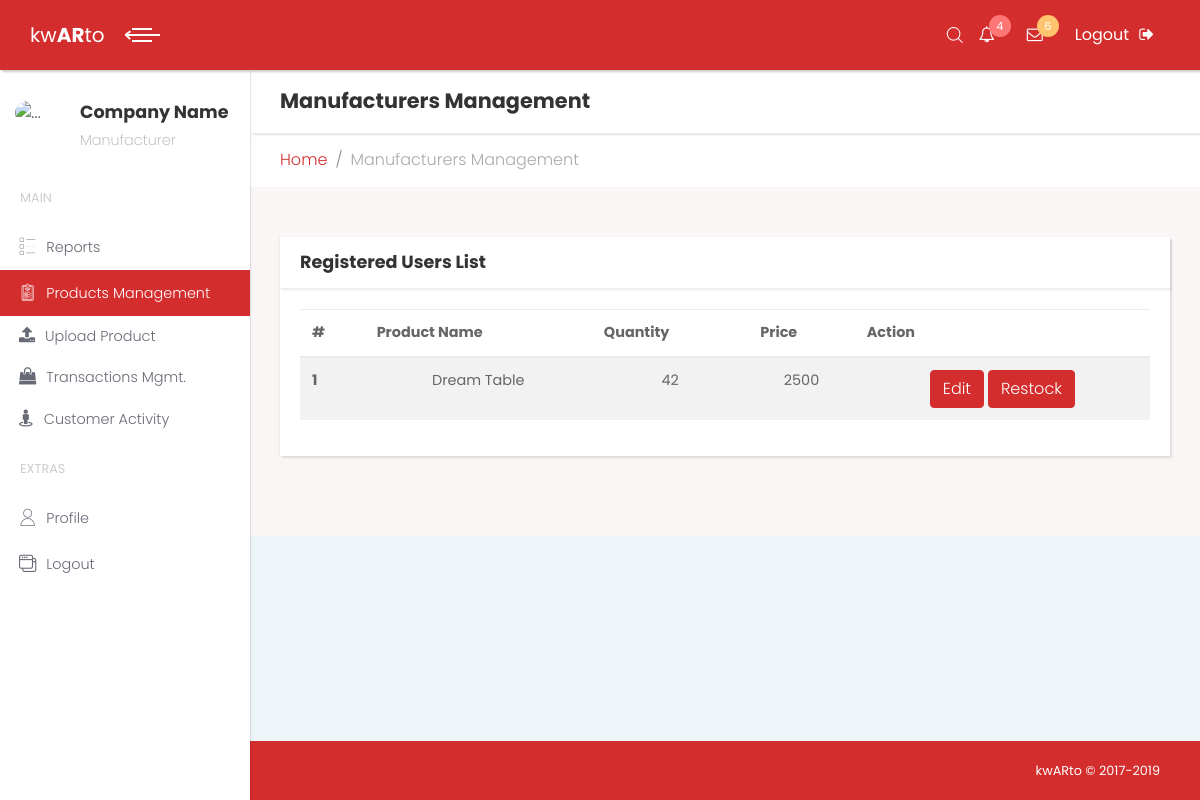
The page /prodsmanu.php on the database as committed earlier.
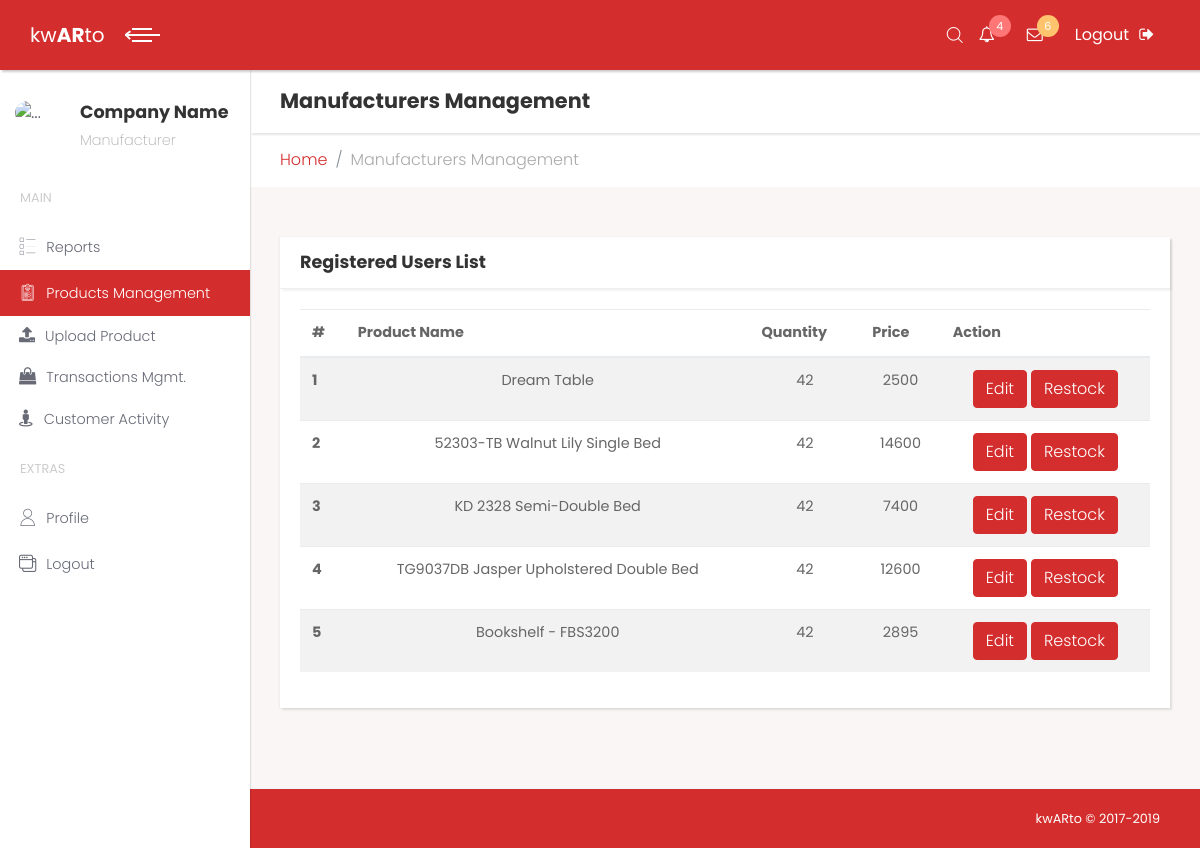
The same page on the database as committed later.
### tables this page shows
CREATE TABLE `furniture` (
  `furnitureId` int(11) NOT NULL,
  `name` varchar(256) NOT NULL,
  `description` varchar(512) NOT NULL,
  `warrantyId` int(11) DEFAULT NULL,
  `model` varchar(64) DEFAULT NULL,
  `color` varchar(24) DEFAULT NULL,
  `weight` float NOT NULL,
  `weightUnit` enum('kg') NOT NULL,
  `length` float NOT NULL,
  `width` float NOT NULL,
  `height` float NOT NULL,
  `sizeUnit` enum('cm') NOT NULL,
  `packageLength` float NOT NULL,
  `packageWidth` float NOT NULL,
  `packageHeight` float NOT NULL,
  `packageSizeUnit` enum('cm') NOT NULL,
  `price` float NOT NULL,
  `dateAdded` timestamp NOT NULL DEFAULT CURRENT_TIMESTAMP,
  `dateUpdated` timestamp NOT NULL DEFAULT CURRENT_TIMESTAMP ON UPDATE CURRENT_TIMESTAMP,
  `addedBy` int(11) NOT NULL,
  `updatedBy` int(11) NOT NULL,
  `modelName` varchar(256) DEFAULT NULL,
  `discount` float NOT NULL,
  `saleStart` timestamp NULL DEFAULT NULL,
  `saleEnd` timestamp NULL DEFAULT NULL,
  `live` tinyint(1) DEFAULT '0',
  `categoryId` int(11) DEFAULT NULL,
  `sellerId` int(11) NOT NULL,
  `versionOf` int(11) DEFAULT NULL
);

### Models/furnitureCRUD.php (called while the page is built, shortened)
<?php
class furniture{
public function displayAllFurnitures(){
    $db = new Database();
    $connection = $db->Connect();
    $result = null;
    if($connection){
        $query ="SELECT
        furniture.furnitureId AS furnitureId,
        seller.name AS sellerName,
        furniture.name AS furnitureName,
        seller.description AS sellerDesc,
        furniture.description AS furnitureDesc,
        warrantyId,
        model,
        color,
        weight,
        weightUnit,
        length,
        width,
        height,
        sizeUnit,
        packageLength,
        packageWidth,
        packageHeight,
        packageSizeUnit,
        price,
        modelName,
        discount,
        saleStart,
        saleEnd,
        live,
        categoryId,
        furniture.sellerId AS sellerId,
        versionOf
        FROM  furniture INNER JOIN seller ON furniture.sellerId = seller.sellerId
        ";
        $result = mysqli_query($connection, $query);
    } else {
        echo "Connection Error";
    }
    return $result;
}
}
?>

### Access/SellerViewFurnitures.php (the view, shortened to what this page needs)
<tr>
  <th scope="row"><?php echo $count;?></th>
  <td><?php echo $row['furnitureName'];?></td>
  <td>42</td>
  <td><?php echo $row['price'];?></td>
  <td>
    <button type="button" data-toggle="modal" data-target="#myModal" class="btn btn-primary">Edit</button>
    <button type="button" data-toggle="modal" data-target="#restockModal" class="btn btn-primary">Restock</button>
  </td>
</tr>

### prodsmanu.php (shortened to what this page needs)
<!DOCTYPE html>
<html>
  <head>
    <link rel="stylesheet" href="vendor/bootstrap/css/bootstrap.min.css">
    <link rel="stylesheet" href="vendor/font-awesome/css/font-awesome.min.css">
    <link rel="stylesheet" href="css/fontastic.css">
    <link rel="stylesheet" href="css/style.default.css" id="theme-stylesheet">
  </head>
  <body>
    <div class="page">
      <header class="header">
        <nav class="navbar">
          <div class="container-fluid">
            <div class="navbar-holder d-flex align-items-center justify-content-between">
              <div class="navbar-header">
                <a href="admindex.php" class="navbar-brand">
                  <div class="brand-text brand-big"><span>kw </span><strong>AR</strong>to</div>
                  <div class="brand-text brand-small"><strong>AR</strong></div></a>
                <a id="toggle-btn" href="#" class="menu-btn active"><span></span><span></span><span></span></a>
              </div>
              <ul class="nav-menu list-unstyled d-flex flex-md-row align-items-md-center">
                <li class="nav-item d-flex align-items-center"><a id="search" href="#"><i class="icon-search"></i></a></li>
                <li class="nav-item dropdown"> <a id="notifications" rel="nofollow" data-target="#" href="#" data-toggle="dropdown" aria-haspopup="true" aria-expanded="false" class="nav-link"><i class="fa fa-bell-o"></i><span class="badge bg-red">4</span></a>
                </li>
                <li class="nav-item dropdown"> <a id="messages" rel="nofollow" data-target="#" href="#" data-toggle="dropdown" aria-haspopup="true" aria-expanded="false" class="nav-link"><i class="fa fa-envelope-o"></i><span class="badge bg-orange">6</span></a>
                </li>
                <li class="nav-item"><a href="loginnew.php" class="nav-link logout">Logout<i class="fa fa-sign-out"></i></a></li>
              </ul>
            </div>
          </div>
        </nav>
      </header>
      <div class="page-content d-flex align-items-stretch">
        <nav class="side-navbar">
          <div class="sidebar-header d-flex align-items-center">
            <div class="avatar"><img src="https://www.shareicon.net/data/2016/07/05/791221_man_512x512.png" alt="..." class="img-fluid rounded-circle"></div>
            <div class="title">
              <h1 class="h4">Company Name</h1>
              <p>Manufacturer</p>
            </div>
          </div>
          <span class="heading">Main</span>
          <ul class="list-unstyled">
                    <li><a href="manuindex.php"> <i class="icon-list"></i>Reports</a></li>
                    <li class="active"><a href="prodsmanu.php"> <i class="icon-padnote"></i>Products Management</a></li>
                    <li><a href="upload.php"> <i class="fa fa-upload"></i>Upload Product</a></li>
                    <li><a href="manutrans.php"> <i class="fa fa-shopping-bag"></i>Transactions Mgmt.</a></li>
                    <li><a href="manuact.php"> <i class="fa fa-street-view"></i>Customer Activity</a></li>
          </ul><span class="heading">Extras</span>
          <ul class="list-unstyled">
            <li> <a href="manuprofile.php"> <i class="icon-user"></i>Profile </a></li>
            <li><a href="loginnew.php"> <i class="icon-interface-windows"></i>Logout</a></li>
          </ul>
        </nav>
        <div class="content-inner">
          <header class="page-header">
            <div class="container-fluid">
              <h2 class="no-margin-bottom">Manufacturers Management</h2>
            </div>
          </header>
          <div class="breadcrumb-holder container-fluid">
            <ul class="breadcrumb">
              <li class="breadcrumb-item"><a href="admindex.php">Home</a></li>
              <li class="breadcrumb-item active">Manufacturers Management</li>
            </ul>
          </div>
          <section class="tables" style="background-color: #faf6f6">
            <div class="container-fluid">
              <div class="row">
                <div class="col-lg-12">
                  <div class="card">
                    <div class="card-header d-flex align-items-center">
                      <h3 class="h4">Registered Users List</h3>
                    </div>
                    <div class="card-body text-center">
                      <table class="table table-striped table-hover">
                        <thead>
                          <tr>
                            <th>#</th>
                            <th>Product Name</th>
                            <th>Quantity</th>
                            <th>Price</th>
                            <th>Action</th>
                          </tr>
                        </thead>
                        <tbody>
                          <?php include("Controllers/SellerDisplayFurnitures.php");?>
                        </tbody>
                      </table>
                    </div>
                  </div>
                </div>
              </div>
            </div>
          </section>
          <footer class="main-footer">
            <div class="container-fluid">
              <div class="row">
                <div class="col-sm-6 col-lg-12 text-right">
                  <p>kwARto &copy; 2017-2019</p>
                </div>
              </div>
            </div>
          </footer>
        </div>
      </div>
    </div>
  </body>
</html>

### Controllers/SellerDisplayFurnitures.php
<?php
  require_once("Models/furnitureCRUD.php");
  $furn = new furniture();
  $verify = $furn->DisplayAllFurnitures();
  $count = 1;
  if($verify != null){
    while($row = $verify->fetch_assoc()){
      include("Access/SellerViewFurnitures.php");
      $count++;
    }
  } else {
    echo "Invalid credentials or not activated";
  }
?>

Rows that differ between the two databases and show on the page:
added furniture: count "2", name "52303-TB Walnut Lily Single Bed", price "14600"
added furniture: count "3", name "KD 2328 Semi-Double Bed", price "7400"
added furniture: count "4", name "TG9037DB Jasper Upholstered Double Bed", price "12600"
added furniture: count "5", name "Bookshelf - FBS3200", price "2895"
